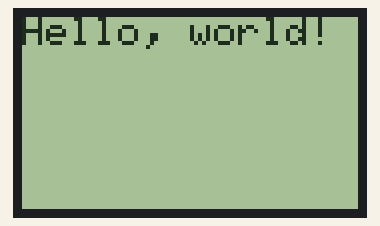
Simulated run of this sketch. Board: Arduino Uno, built with avr-gcc and run on an emulated ATmega328P. On the bench: 84×48 one-colour display.

Above: at 1.1 s.

The sketch:

nokia5110.ino
```cpp
#include <Adafruit_GFX.h>
#include <Adafruit_PCD8544.h>
Adafruit_PCD8544 display = Adafruit_PCD8544(3, 4, 5, 6, 7);

void setup() {
    // инициализация и очистка дисплея
    display.begin();
    display.clearDisplay();
    display.display();

    display.setContrast(50); // установка контраста
    delay(1000);
    display.setTextSize(1);  // установка размера шрифта
    display.setTextColor(BLACK); // установка цвета текста
    display.setCursor(0,0); // установка позиции курсора

    display.println("Hello, world!");
    display.display();
}

void loop() {
}
```
